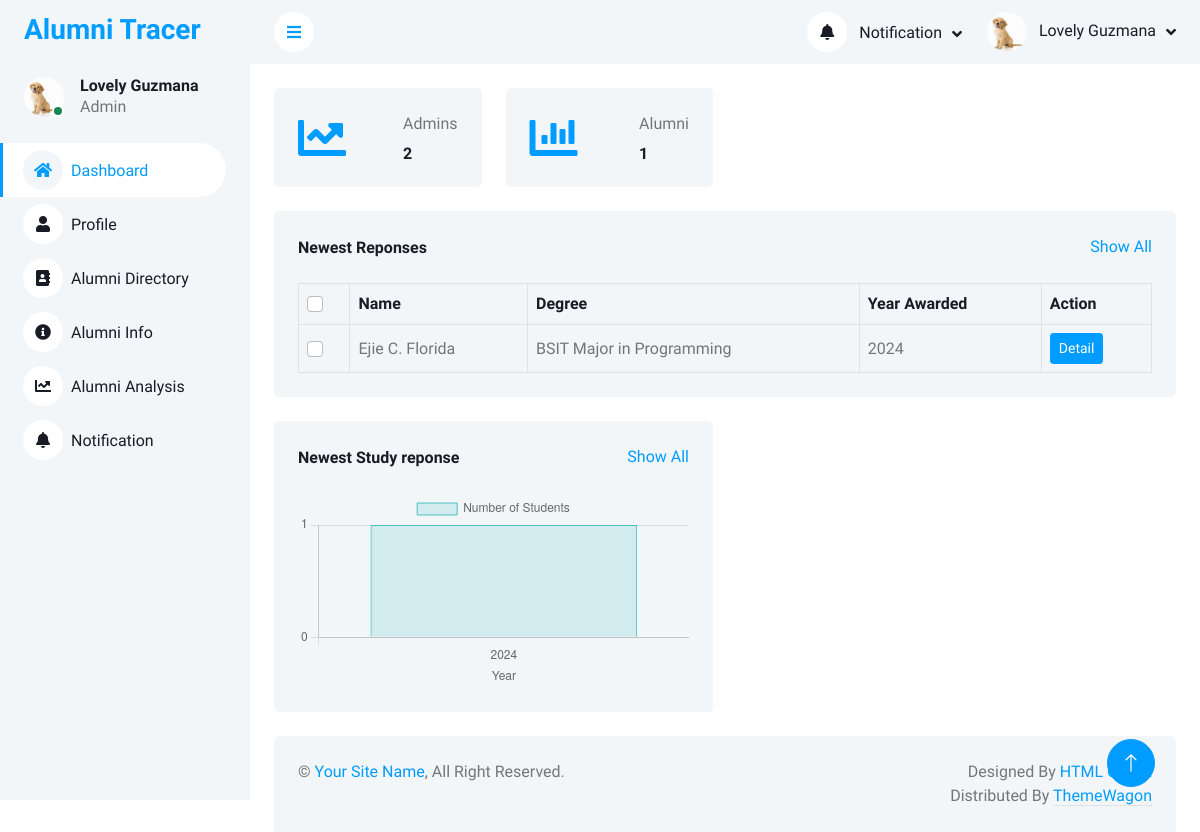
Screenshot of /php_files/admin_dashboard.php (signed in) with the database file from the repository.
### tables this page shows
CREATE TABLE `r_accounts` (
  `id` int(11) NOT NULL,
  `name` varchar(100) NOT NULL,
  `email` varchar(100) NOT NULL,
  `school_role` varchar(100) NOT NULL,
  `school` varchar(255) NOT NULL,
  `password` varchar(200) NOT NULL,
  `date_registered` datetime NOT NULL DEFAULT current_timestamp(),
  `profile_img` varchar(255) NOT NULL,
  `contact` varchar(255) NOT NULL,
  `bio` varchar(255) NOT NULL,
  `status` varchar(255) NOT NULL,
  `face_data` varchar(255) DEFAULT NULL
);

CREATE TABLE `l_study_response` (
  `id` int(11) NOT NULL,
  `gmail` varchar(255) NOT NULL,
  `choose_school` varchar(255) NOT NULL,
  `name` varchar(255) NOT NULL,
  `sex` varchar(255) DEFAULT NULL,
  `age` int(3) DEFAULT NULL,
  `degree` varchar(255) DEFAULT NULL,
  `year_awarded` year(4) DEFAULT NULL,
  `current_study` text DEFAULT NULL,
  `if_no_jobs` text DEFAULT NULL,
  `if_yes_details` text DEFAULT NULL,
  `pursue_reasons` text DEFAULT NULL,
  `current_position` text DEFAULT NULL,
  `other_position` text DEFAULT NULL,
  `time_to_job` text DEFAULT NULL,
  `time_gap` text DEFAULT NULL,
  `employment_history` text DEFAULT NULL,
  `job_info_source` text DEFAULT NULL,
  `other_job_info` varchar(255) DEFAULT NULL,
  `job_qualifications` text DEFAULT NULL,
  `gross_salary` varchar(50) DEFAULT NULL,
  `job_benefits` text DEFAULT NULL,
  `work_location` varchar(255) DEFAULT NULL,
  `num_employees` varchar(255) DEFAULT NULL,
  `work_nature` varchar(255) DEFAULT NULL,
  `other_work_nature_text` text DEFAULT NULL,
  `proof_image` varchar(255) DEFAULT NULL,
  `job_problem` varchar(255) DEFAULT NULL,
  `problem_elaboration` text DEFAULT NULL,
  `self_employed_reason` text DEFAULT NULL,
  `knowledge_enhance` text DEFAULT NULL,
  `problem_solving` text DEFAULT NULL,
  `research_skills` text DEFAULT NULL,
  `learning_efficiency` text DEFAULT NULL,
  `communication_skills` text DEFAULT NULL,
  `more_inclined` text DEFAULT NULL,
  `team_spirit` text DEFAULT NULL,
  `job_relevance` varchar(255) DEFAULT NULL,
  `applied_course` varchar(255) DEFAULT NULL,
  `possible_reasons` varchar(255) DEFAULT NULL,
  `other_reasons` text DEFAULT NULL,
  `present_job` varchar(255) DEFAULT NULL,
  `other_job` text DEFAULT NULL,
  `range_module` text DEFAULT NULL,
  `optional_module` text DEFAULT NULL,
  `relevance` text DEFAULT NULL,
  `worlkload` text DEFAULT NULL,
  `solving` text DEFAULT NULL,
  `learning` text DEFAULT NULL,
  `placement` text DEFAULT NULL,
  `environment` text DEFAULT NULL,
  `quality` text DEFAULT NULL,
  `job_satisfaction` varchar(255) DEFAULT NULL,
  `job_stay` varchar(255) DEFAULT NULL,
  `stay_other_text` text DEFAULT NULL,
  `status` text DEFAULT NULL,
  `created_at` timestamp NOT NULL DEFAULT current_timestamp(),
  `check_mode` int(11) NOT NULL
);

### php_files/admin_dashboard.php (the view, shortened to what this page needs)
<?php
include("../connection/conn.php");
function decryptData($encryptedData)
{
    $key = ENCRYPTION_KEY;
    $data = base64_decode($encryptedData);
    $ivLength = openssl_cipher_iv_length('aes-256-cbc');
    $iv = substr($data, 0, $ivLength);
    $encrypted = substr($data, $ivLength);
    return openssl_decrypt($encrypted, 'aes-256-cbc', $key, 0, $iv);
}
$id = $_SESSION['user_id'];
$sql = "SELECT * FROM r_accounts WHERE id = '$id'";
$query = mysqli_query($conn, $sql);
$call = mysqli_fetch_assoc($query);
$adminCountSql = "SELECT COUNT(*) as admin_count FROM r_accounts";
$adminCountQry = mysqli_query($conn, $adminCountSql);
$adminCount =  mysqli_fetch_assoc($adminCountQry);
$approvedAlumniSql = "SELECT COUNT(*) as approved_alumni_count FROM e_schools WHERE confirm_status = 'Approved'";
$approvedAlumniQry = mysqli_query($conn, $approvedAlumniSql);
$approvedAlumni =  mysqli_fetch_assoc($approvedAlumniQry);
$responseSql = "SELECT id, `name`, degree, year_awarded FROM l_study_response ORDER BY created_at DESC  LIMIT 5";
$responseQry = mysqli_query($conn, $responseSql);
$alumniSql = "SELECT degree, year_awarded, COUNT(*) as student_count
        FROM l_study_response
        GROUP BY  year_awarded
        ORDER BY year_awarded";
$alumniQry = mysqli_query($conn, $alumniSql);
$years_degrees = [];
$student_counts = [];
while ($row = mysqli_fetch_assoc($alumniQry)) {
    $years_degrees[] = $row['year_awarded'];
    $student_counts[] = $row['student_count'];
}
$years_degrees_json = json_encode($years_degrees);
$student_counts_json = json_encode($student_counts);
?>
<!DOCTYPE html>
<html lang="en">
<head>
    <link href="https://cdnjs.cloudflare.com/ajax/libs/font-awesome/5.10.0/css/all.min.css" rel="stylesheet">
    <link href="https://cdn.jsdelivr.net/npm/bootstrap-icons@1.4.1/font/bootstrap-icons.css" rel="stylesheet">
    <link href="../template/lib/owlcarousel/assets/owl.carousel.min.css" rel="stylesheet">
    <link href="../template/lib/tempusdominus/css/tempusdominus-bootstrap-4.min.css" rel="stylesheet" />
    <link href="../template/css/bootstrap.min.css" rel="stylesheet">
    <link href="../template/css/style.css" rel="stylesheet">
</head>
<body>
    <div class="container-xxl position-relative bg-white d-flex p-0">
        <div class="sidebar pe-4 pb-3">
            <nav class="navbar bg-light navbar-light">
                <a href="index.html" class="navbar-brand mx-4 mb-3">
                    <h3 class="text-primary">Alumni Tracer</h3>
                </a>
                <div class="d-flex align-items-center ms-4 mb-4">
                    <div class="position-relative">
                        <img class="rounded-circle" src="<?php echo $call['profile_img'];  ?>" alt="" style="width: 40px; height: 40px;">
                        <div class="bg-success rounded-circle border border-2 border-white position-absolute end-0 bottom-0 p-1"></div>
                    </div>
                    <div class="ms-3">
                        <h6 class="mb-0"><?php echo decryptData($call["name"]); ?></h6>
                        <span>Admin</span>
                    </div>
                </div>
                <div class="navbar-nav w-100">
                <a href="admin_dashboard.php" class="nav-item nav-link active"><i class="fa fa-home me-2"></i>Dashboard</a>
                <a href="admin_profile.php" class="nav-item nav-link"><i class="fa fa-user me-2"></i>Profile</a>
                <a href="admin_alumni_directory.php" class="nav-item nav-link"><i class="fa fa-address-book me-2"></i>Alumni Directory</a>
                <a href="admin_alumni_information.php" class="nav-item nav-link"><i class="fa fa-info-circle me-2"></i>Alumni Info</a>
                <a href="admin_alumni_analysis.php" class="nav-item nav-link"><i class="fa fa-chart-line me-2"></i>Alumni Analysis</a>
                <a href="admin_notification.php" class="nav-item nav-link"><i class="fa fa-bell me-2"></i>Notification</a>
                </div>
            </nav>
        </div>
        <div class="content">
            <nav class="navbar navbar-expand bg-light navbar-light sticky-top px-4 py-0">
                <a href="#" class="sidebar-toggler flex-shrink-0">
                    <i class="fa fa-bars"></i>
                </a>
                <div class="navbar-nav align-items-center ms-auto">
                    <div class="nav-item dropdown">
                        <a href="#" class="nav-link dropdown-toggle" data-bs-toggle="dropdown">
                            <i class="fa fa-bell me-lg-2"></i>
                            <span class="d-none d-lg-inline-flex">Notification</span>
                        </a>
                    </div>
                    <div class="nav-item dropdown">
                        <a href="#" class="nav-link dropdown-toggle" data-bs-toggle="dropdown">
                            <img class="rounded-circle me-lg-2" src="<?php echo $call['profile_img'];  ?>" alt="" style="width: 40px; height: 40px;">
                            <span class="d-none d-lg-inline-flex"><?php echo decryptData($call["name"]); ?></span>
                        </a>
                    </div>
                </div>
            </nav>
            <div class="container-fluid pt-4 px-4">
                <div class="row g-4">
                    <div class="col-sm-6 col-xl-3">
                        <div class="bg-light rounded d-flex align-items-center justify-content-between p-4">
                            <i class="fa fa-chart-line fa-3x text-primary"></i>
                            <div class="ms-3">
                                <p class="mb-2">Admins</p>
                                <h6 class="mb-0"><?php echo $adminCount["admin_count"]; ?></h6>
                            </div>
                        </div>
                    </div>
                    <div class="col-sm-6 col-xl-3">
                        <div class="bg-light rounded d-flex align-items-center justify-content-between p-4">
                            <i class="fa fa-chart-bar fa-3x text-primary"></i>
                            <div class="ms-3">
                                <p class="mb-2">Alumni</p>
                                <h6 class="mb-0"><?php echo $approvedAlumni["approved_alumni_count"]; ?></h6>
                            </div>
                        </div>
                    </div>
                </div>
            </div>
            <div class="container-fluid pt-4 px-4">
                <div class="bg-light text-center rounded p-4">
                    <div class="d-flex align-items-center justify-content-between mb-4">
                        <h6 class="mb-0">Newest Reponses</h6>
                        <a href="">Show All</a>
                    </div>
                    <div class="table-responsive">
                        <table class="table text-start align-middle table-bordered table-hover mb-0">
                            <thead>
                                <tr class="text-dark">
                                    <th scope="col"><input class="form-check-input" type="checkbox"></th>
                                    <th scope="col">Name</th>
                                    <th scope="col">Degree</th>
                                    <th scope="col">Year Awarded</th>
                                    <th scope="col">Action</th>
                                </tr>
                            </thead>
                            <tbody>
                                <?php
                                if ($responseQry) {
                                    while ($response = mysqli_fetch_assoc($responseQry)) {
                                ?>
                                        <tr>
                                            <td><input class="form-check-input" type="checkbox"></td>
                                            <td> <?php echo decryptData($response["name"]); ?> </td>
                                            <td> <?php echo decryptData($response["degree"]); ?> </td>
                                            <td> <?php echo $response["year_awarded"]; ?> </td>
                                            <td><a class="btn btn-sm btn-primary" href="">Detail</a></td>
                                        </tr>
                                <?php
                                    }
                                } else {
                                    echo "
                                        <tr>
                                            <td colspan='5'>No data found</td>
                                        </tr>
                                    ";
                                }
                                ?>
                            </tbody>
                        </table>
                    </div>
                </div>
            </div>
            <div class="container-fluid pt-4 px-4">
                <div class="row g-4">
                    <div class="col-sm-12 col-xl-6">
                        <div class="bg-light text-center rounded p-4">
                            <div class="d-flex align-items-center justify-content-between mb-4">
                                <h6 class="mb-0">Newest Study reponse</h6>
                                <a href="">Show All</a>
                            </div>
                            <canvas id="alumni-graph"></canvas>
                        </div>
                    </div>
                </div>
            </div>
            <div class="container-fluid pt-4 px-4">
                <div class="bg-light rounded-top p-4">
                    <div class="row">
                        <div class="col-12 col-sm-6 text-center text-sm-start">
                            &copy; <a href="#">Your Site Name</a>, All Right Reserved.
                        </div>
                        <div class="col-12 col-sm-6 text-center text-sm-end">
                            Designed By <a href="https://htmlcodex.com">HTML Codex</a>
                            Distributed By <a class="border-bottom" href="https://themewagon.com" target="_blank">ThemeWagon</a>
                        </div>
                    </div>
                </div>
            </div>
        </div>
        <a href="#" class="btn btn-lg btn-primary btn-lg-square back-to-top"><i class="bi bi-arrow-up"></i></a>
    </div>
    <script>
        document.addEventListener("DOMContentLoaded", function() {
            // Get the canvas element by ID
            var ctx = document.getElementById("alumni-graph").getContext('2d');
            // Fetch the data from PHP (passed as JSON)
            var labels = <?php echo $years_degrees_json; ?>; // Year and Degree labels
            var data = <?php echo $student_counts_json; ?>; // Student counts
            // Create a new bar chart
            var studentsChart = new Chart(ctx, {
                type: 'bar',
                data: {
                    labels: labels, // Dynamic labels (Year - Degree)
                    datasets: [{
                        label: 'Number of Students',
                        data: data, // Dynamic data (student counts)
                        backgroundColor: 'rgba(75, 192, 192, 0.2)',
                        borderColor: 'rgba(75, 192, 192, 1)',
                        borderWidth: 1
                    }]
                },
                options: {
                    responsive: true,
                    scales: {
                        x: {
                            title: {
                                display: true,
                                text: 'Year'
                            }
                        },
                        y: {
                            ticks: {
                                stepSize: 1, // Ensure step size is 1 to only show whole numbers
                                callback: function(value) {
                                    if (Number.isInteger(value)) {
                                        return value; // Only return whole numbers
                                    }
                                }
                            }
                        },
                        beginAtZero: true // Ensures the y-axis starts at 0
                    }
                }
            });
        });
    </script>
</body>
</html>

### rows the page displays
r_accounts: profile_img (picture), name "Lovely Guzmana"
l_study_response: name "Ejie C. Florida", degree "BSIT Major in Programming", year_awarded "2024"

### other values shown
$adminCount["admin_count"] "2"
$approvedAlumni["approved_alumni_count"] "1"
chart data {{ $years_degrees_json }} ["2024"]
chart data {{ $student_counts_json }} ["1"]
